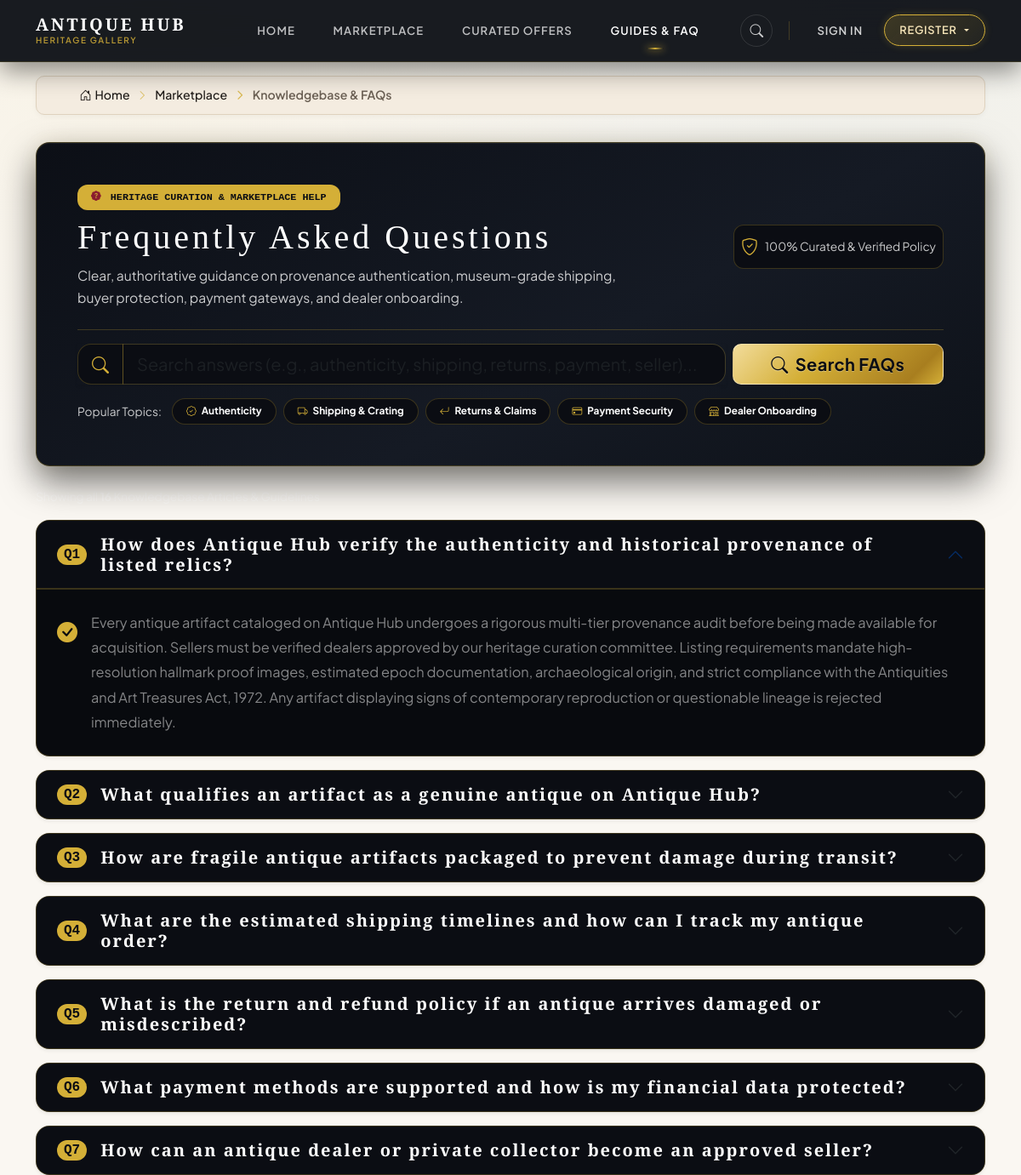
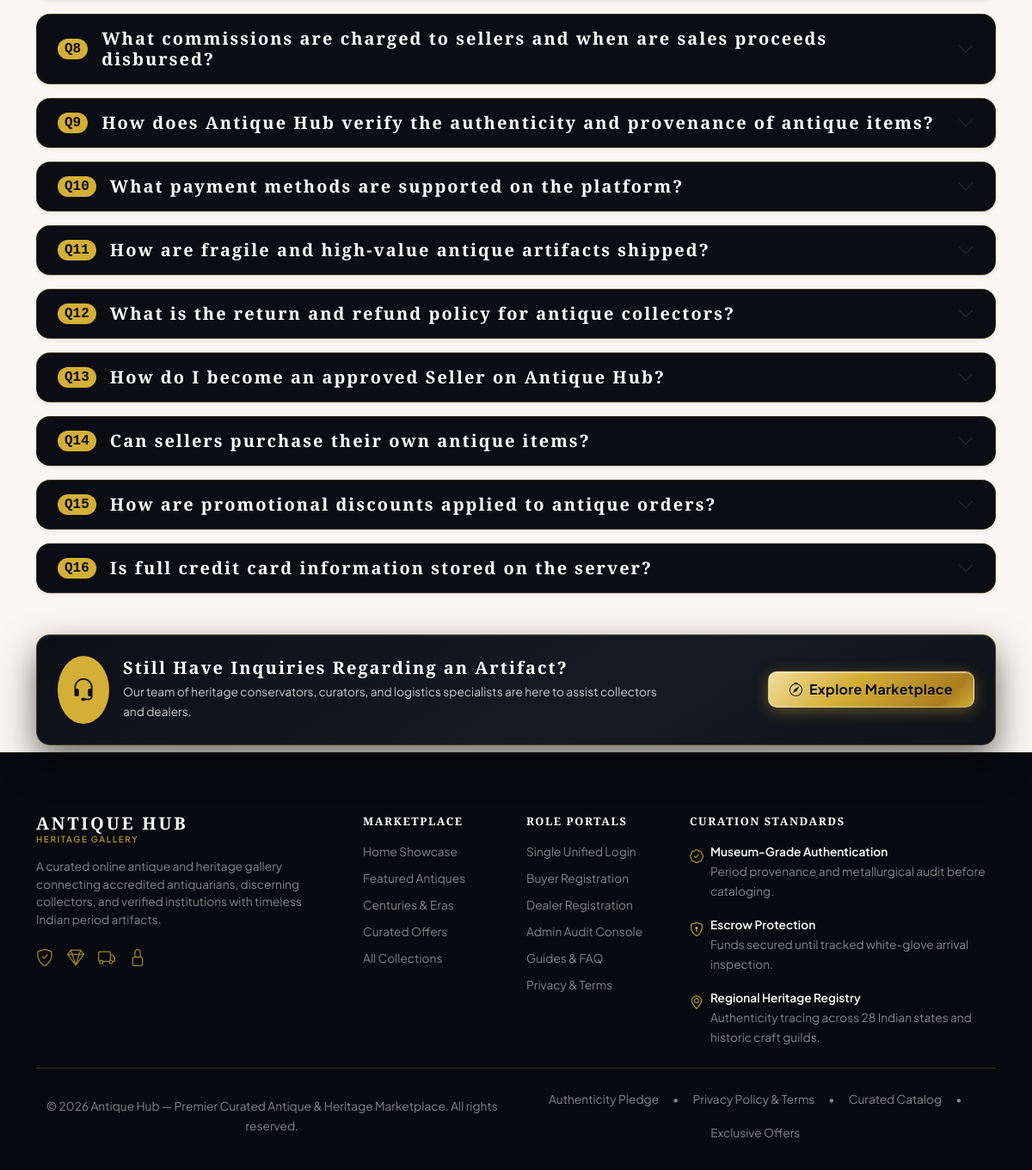
/community/faq/, run on the app's committed database (2 pictures, top to bottom).
### community/models.py (models this page shows, shortened)
class FAQ(models.Model):
    faqid = models.AutoField(primary_key=True)
    faq = models.CharField(max_length=255, verbose_name="Frequently Asked Question")
    answer = models.TextField(verbose_name="Detailed Answer")
    class Meta:
        db_table = 'faq'
        ordering = ['faqid']
        verbose_name = 'FAQ'
        verbose_name_plural = 'FAQs'

### community/views.py (the view)
# urls.py: path('faq/', views.faq_view, name='faq_view'),
def faq_view(request):
    search_query = request.GET.get('q', '').strip()
    total_faqs_count = FAQ.objects.count()
    if search_query:
        faqs = FAQ.objects.filter(
            Q(faq__icontains=search_query) |
            Q(answer__icontains=search_query)
        ).order_by('faqid')
    else:
        faqs = FAQ.objects.all().order_by('faqid')
    return render(request, 'community/faq_list.html', {
        'faqs': faqs,
        'search_query': search_query,
        'total_faqs_count': total_faqs_count,
        'page_title': 'Frequently Asked Questions | Antique Hub',
    })

### templates/community/faq_list.html (shortened to what this page needs)
{% extends 'base.html' %}
{% load static %}
{% block breadcrumb %}
<div class="container mt-3">
    <nav aria-label="breadcrumb" class="breadcrumb-antique-nav">
        <ol class="breadcrumb-antique">
            <li class="breadcrumb-item"><a href="{% url 'accounts:home' %}"><i class="bi bi-house-door me-1"></i>Home</a></li>
            <li class="breadcrumb-item"><a href="{% url 'catalog:item_list' %}">Marketplace</a></li>
            <li class="breadcrumb-item active" aria-current="page">Knowledgebase &amp; FAQs</li>
        </ol>
    </nav>
</div>
{% endblock %}
{% block content %}
<div class="container py-2">
    <div class="card card-antique p-4 p-md-5 mb-4 border-secondary border-opacity-25 shadow-sm">
        <div class="row align-items-center g-4">
            <div class="col-lg-8">
                <span class="badge bg-warning text-dark font-monospace fw-bold px-3 py-2 mb-2">
                    <i class="bi bi-patch-question-fill me-1 text-danger"></i> HERITAGE CURATION &amp; MARKETPLACE HELP
                </span>
                <h1 class="brand-font text-warning display-6 mb-2">Frequently Asked Questions</h1>
                <p class="text-white-50 mb-0 leading-relaxed">
                    Clear, authoritative guidance on provenance authentication, museum-grade shipping, buyer protection, payment gateways, and dealer onboarding.
                </p>
            </div>
            <div class="col-lg-4 text-lg-end">
                {% if user.is_authenticated and user.is_staff or user.is_superuser %}
                    <a href="{% url 'community:admin_faq_list' %}" class="btn btn-sm btn-antique-gold">
                        <i class="bi bi-gear-fill me-1"></i> Admin FAQ Console
                    </a>
                {% else %}
                    <div class="d-inline-flex align-items-center gap-2 p-2 bg-dark bg-opacity-50 rounded border border-secondary border-opacity-25 text-white-50 small">
                        <i class="bi bi-shield-check text-warning fs-5"></i>
                        <span>100% Curated &amp; Verified Policy</span>
                    </div>
                {% endif %}
            </div>
        </div>
        <div class="mt-4 pt-3 border-top border-secondary border-opacity-25">
            <form method="get" action="{% url 'community:faq_view' %}" class="row g-2 justify-content-center" id="faqSearchForm">
                <div class="col-md-9 col-sm-8">
                    <div class="input-group input-group-lg shadow-sm">
                        <span class="input-group-text bg-dark border-secondary text-warning">
                            <i class="bi bi-search"></i>
                        </span>
                        <input type="text" name="q" class="form-control form-control-antique bg-dark text-white border-secondary"
                               placeholder="Search answers (e.g., authenticity, shipping, returns, payment, seller)..."
                               value="{{ search_query }}" id="faqSearchInput" autocomplete="off">
                    </div>
                </div>
                <div class="col-md-3 col-sm-4">
                    <button type="submit" class="btn btn-antique-gold btn-lg w-100 shadow-sm fw-bold">
                        <i class="bi bi-search me-1"></i> Search FAQs
                    </button>
                </div>
            </form>
            <div class="d-flex flex-wrap gap-2 mt-3 align-items-center">
                <span class="text-white-50 small me-1">Popular Topics:</span>
                <a href="{% url 'community:faq_view' %}?q=authenticity" class="badge rounded-pill bg-dark border border-secondary text-white text-decoration-none px-3 py-2 hover-warning">
                    <i class="bi bi-patch-check text-warning me-1"></i> Authenticity
                </a>
                <a href="{% url 'community:faq_view' %}?q=shipping" class="badge rounded-pill bg-dark border border-secondary text-white text-decoration-none px-3 py-2 hover-warning">
                    <i class="bi bi-truck text-warning me-1"></i> Shipping &amp; Crating
                </a>
                <a href="{% url 'community:faq_view' %}?q=return" class="badge rounded-pill bg-dark border border-secondary text-white text-decoration-none px-3 py-2 hover-warning">
                    <i class="bi bi-arrow-return-left text-warning me-1"></i> Returns &amp; Claims
                </a>
                <a href="{% url 'community:faq_view' %}?q=payment" class="badge rounded-pill bg-dark border border-secondary text-white text-decoration-none px-3 py-2 hover-warning">
                    <i class="bi bi-credit-card text-warning me-1"></i> Payment Security
                </a>
                <a href="{% url 'community:faq_view' %}?q=seller" class="badge rounded-pill bg-dark border border-secondary text-white text-decoration-none px-3 py-2 hover-warning">
                    <i class="bi bi-shop text-warning me-1"></i> Dealer Onboarding
                </a>
            </div>
        </div>
    </div>
    <div class="d-flex justify-content-between align-items-center mb-3 text-white-50 small">
        <div>
            {% if search_query %}
                Found <strong>{{ faqs.count }}</strong> result{{ faqs.count|pluralize }} matching <span class="text-warning font-monospace">"{{ search_query }}"</span>
            {% else %}
                Showing all <strong>{{ faqs.count }}</strong> Knowledgebase Articles &amp; Guidelines
            {% endif %}
        </div>
    </div>
    {% if faqs %}
        <div class="accordion accordion-antique mb-5" id="faqAccordion">
            {% for item in faqs %}
                <div class="accordion-item bg-dark border border-secondary border-opacity-25 rounded-3 mb-3 overflow-hidden shadow-sm">
                    <h2 class="accordion-header" id="heading_{{ item.faqid }}">
                        <button class="accordion-button {% if not forloop.first and not search_query %}collapsed{% endif %} bg-dark text-white fw-bold py-3 px-4 d-flex align-items-center gap-3"
                                type="button"
                                data-bs-toggle="collapse"
                                data-bs-target="#collapse_{{ item.faqid }}"
                                aria-expanded="{% if forloop.first or search_query %}true{% else %}false{% endif %}"
                                aria-controls="collapse_{{ item.faqid }}"
                                id="faqBtn_{{ item.faqid }}">
                            <span class="badge bg-warning bg-opacity-25 text-warning font-monospace px-2 py-1 fs-6">
                                Q{{ forloop.counter }}
                            </span>
                            <span class="brand-font text-white flex-grow-1 fs-5">
                                {{ item.faq }}
                            </span>
                        </button>
                    </h2>
                    <div id="collapse_{{ item.faqid }}"
                         class="accordion-collapse collapse {% if forloop.first or search_query %}show{% endif %}"
                         aria-labelledby="heading_{{ item.faqid }}"
                         data-bs-parent="#faqAccordion">
                        <div class="accordion-body px-4 py-4 border-top border-secondary border-opacity-25 bg-black bg-opacity-25 text-white-50 leading-relaxed" style="font-size: 1.02rem; line-height: 1.8;">
                            <div class="d-flex align-items-start gap-3">
                                <i class="bi bi-check-circle-fill text-warning fs-4 mt-1 flex-shrink-0"></i>
                                <div>
                                    {{ item.answer|linebreaksbr }}
                                </div>
                            </div>
                        </div>
                    </div>
                </div>
            {% endfor %}
        </div>
    {% endif %}
    <div class="card card-antique p-4 border-secondary border-opacity-25 shadow-sm">
        <div class="row align-items-center g-3">
            <div class="col-md-8">
                <div class="d-flex align-items-center gap-3">
                    <div class="bg-warning bg-opacity-10 text-warning p-3 rounded-circle fs-3">
                        <i class="bi bi-headset"></i>
                    </div>
                    <div>
                        <h5 class="brand-font text-white mb-1">Still Have Inquiries Regarding an Artifact?</h5>
                        <p class="text-white-50 small mb-0">
                            Our team of heritage conservators, curators, and logistics specialists are here to assist collectors and dealers.
                        </p>
                    </div>
                </div>
            </div>
            <div class="col-md-4 text-md-end">
                <a href="{% url 'catalog:item_list' %}" class="btn btn-antique-gold px-4 py-2">
                    <i class="bi bi-compass me-1"></i> Explore Marketplace
                </a>
            </div>
        </div>
    </div>
</div>
{% endblock %}

### data on the page
FAQ: faq "How does Antique Hub verify the authenticity and historical provenance of listed relics?", answer "Every antique artifact cataloged on Antique Hub undergoes a rigorous multi-tier provenance audit before being made available for acquisition. Sellers must be verified dealers approved by our heritage curation committee. Listing requirements mandate high-resolution hallmark proof images, estimated epoch documentation, archaeological origin, and strict compliance with the Antiquities and Art Treasures Act, 1972. Any artifact displaying signs of contemporary reproduction or questionable lineage is rejected immediately."
FAQ: faq "What qualifies an artifact as a genuine antique on Antique Hub?"
FAQ: faq "How are fragile antique artifacts packaged to prevent damage during transit?"
FAQ: faq "What are the estimated shipping timelines and how can I track my antique order?"
FAQ: faq "What is the return and refund policy if an antique arrives damaged or misdescribed?"
FAQ: faq "What payment methods are supported and how is my financial data protected?"
FAQ: faq "How can an antique dealer or private collector become an approved seller?"
FAQ: faq "What commissions are charged to sellers and when are sales proceeds disbursed?"
FAQ: faq "How does Antique Hub verify the authenticity and provenance of antique items?"
FAQ: faq "What payment methods are supported on the platform?"
FAQ: faq "How are fragile and high-value antique artifacts shipped?"
FAQ: faq "What is the return and refund policy for antique collectors?"
FAQ: faq "How do I become an approved Seller on Antique Hub?"
FAQ: faq "Can sellers purchase their own antique items?"
FAQ: faq "How are promotional discounts applied to antique orders?"
FAQ: faq "Is full credit card information stored on the server?"
